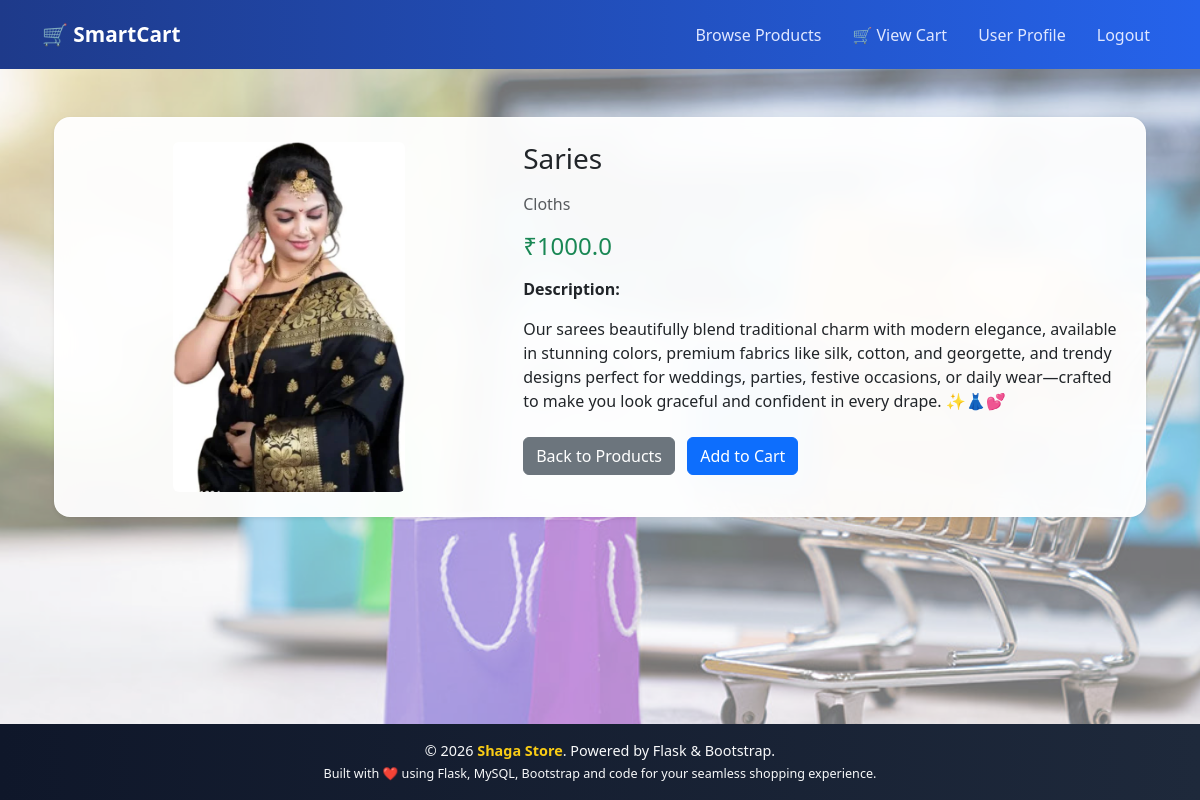
Screenshot of /user/product/2 (signed in) with the database file from the repository.
### tables this page shows
CREATE TABLE products (
    product_id INTEGER PRIMARY KEY AUTOINCREMENT,
    name TEXT,
    description TEXT,
    category TEXT,
    price REAL,
    image TEXT,
    admin_id INTEGER
);

### app.py (the view)
@app.route('/user/product/<int:product_id>')
def user_product_details(product_id):
    if 'user_id' not in session:
        flash("Please login!", "danger")
        return redirect('/user-login')
    conn = get_db_connection()
    cursor = conn.cursor()
    cursor.execute("SELECT * FROM products WHERE product_id = ?", (product_id,))
    product = cursor.fetchone()
    cursor.close()
    conn.close()
    if not product:
        flash("Product not found!", "danger")
        return redirect('/user/products')
    return render_template("user/product_details.html", product=product)

### app.py (called while the page is built)
def get_db_connection():
    conn = sqlite3.connect("smartcart.db")
    conn.row_factory = sqlite3.Row   # dictionary=True replacement
    return conn

### templates/user/product_details.html (shortened to what this page needs)
{% extends 'base.html' %}
{% block content %}
<div class="container mt-4">
  <div class="card shadow-sm p-4">
    <div class="row">
      <div class="col-md-5 text-center">
        <img src="/static/uploads/product_images/{{ product.image }}"
             class="img-fluid rounded"
             style="max-height: 350px;">
      </div>
      <div class="col-md-7">
        <h3 class="mb-3">{{ product.name }}</h3>
        <p class="text-muted">{{ product.category }}</p>
        <h4 class="text-success mb-3">₹{{ product.price }}</h4>
        <p><strong>Description:</strong></p>
        <p>{{ product.description }}</p>
        <div class="mt-4">
          <a href="/user/products" class="btn btn-secondary me-2">
            Back to Products
          </a>
          <a href="/user/add-to-cart/{{ product.product_id }}"
             class="btn btn-primary">
            Add to Cart
          </a>
        </div>
      </div>
    </div>
  </div>
</div>
{% endblock %}

### static/style.css (style rules this page uses)
body { margin: 0; font-family: 'Segoe UI', Tahoma, sans-serif; background: linear-gradient( 135deg, rgba(99, 102, 241, 0.45), rgba(56, 189, 248, 0.45), rgba(34, 197, 94, 0.45) ); background-image: url("./bg.jpg"); background-size: cover; background-position: center; background-repeat: no-repeat; background-attachment: fixed; min-height: 100vh; }
.card { background: rgba(255, 255, 255, 0.9); backdrop-filter: blur(14px); -webkit-backdrop-filter: blur(14px); border-radius: 16px; border: 1px solid rgba(255, 255, 255, 0.5); box-shadow: 0 20px 40px rgba(0,0,0,0.18); }
body { background-image: url("./bg.jpg"); background-size: cover; background-position: center; background-repeat: no-repeat; background-attachment: fixed; }
.card { background: rgba(255, 255, 255, 0.95); }

### rows the page displays
products: image (picture), name "Saries", category "Cloths", price "1000.0", description "Our sarees beautifully blend traditional charm with modern elegance, available in stunning colors, premium fabrics like silk, cotton, and georgette, and trendy designs perfect for weddings, parties, festive occasions, or daily wear—crafted to make you look graceful and confident in every drape. ✨👗💕"
